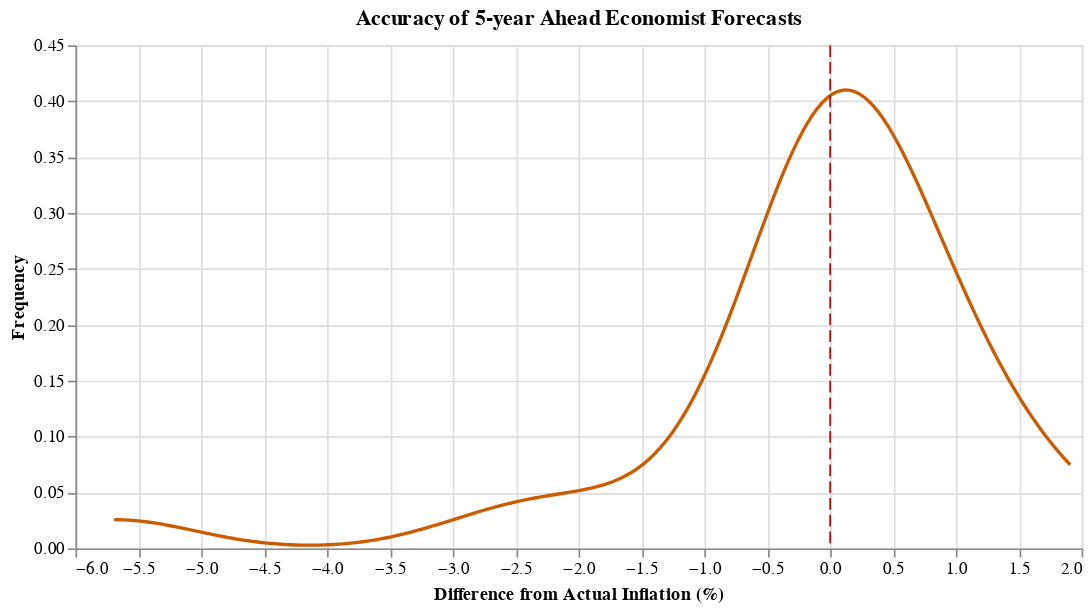

Here is the notebook cell this chart was saved with:
### Code cell
melted_expectations_dif = pd.melt(expectations,
    id_vars=["Year5"],
    value_vars=["Consumer_dif5", "Econ_dif5", "Breakeven_dif5"],
    var_name="type",
    value_name="value"
)

melted_expectations_dif['type'] = melted_expectations_dif['type'].replace({
    "Consumer_dif5": "Consumers",
    "Econ_dif5": "Economists",
    "Breakeven_dif5": "Breakeven Rate"
})

econ_dif = melted_expectations_dif[melted_expectations_dif['type'].isin(['Economists'])]


color_scale = alt.Scale(
    domain=['Economists'],
    range=['#CB5C00']
)

density_chart = alt.Chart(econ_dif).transform_density(
    density='value',
    groupby=['type'],
    as_=['Difference From Actual Inflation', 'Frequency']
).mark_line().encode(
    x=alt.X('Difference From Actual Inflation:Q', axis=alt.Axis(format='.1f')),
    y='Frequency:Q',
    color=alt.Color('type:N', scale=color_scale, legend=None),
)

zero = alt.Chart(pd.DataFrame({'x': [0]})).mark_rule(color='#CB0000', strokeDash=[7, 3]).encode(
    x=alt.X('x:Q', axis=alt.Axis(title="Difference from Actual Inflation (%)", format='.1f'))
)

accuracy_chart = (density_chart + zero).properties(
    width=600,
    height=300,
    title='Accuracy of 5-year Ahead Economist Forecasts'
)
accuracy_chart

### Figure 1 — Vega-Lite specification as saved in the notebook (floating-point values rounded to 4 significant figures)
{"config": {"view": {"continuousWidth": 300, "continuousHeight": 300}}, "layer": [{"data": {"name": "data-59c4f34a5a961b77cf1a8db56b61a5f7"}, "mark": {"type": "line"}, "encoding": {"color": {"field": "type", "legend": null, "scale": {"domain": ["Economists"], "range": ["#CB5C00"]}, "type": "nominal"}, "x": {"axis": {"format": ".1f"}, "field": "Difference From Actual Inflation", "type": "quantitative"}, "y": {"field": "Frequency", "type": "quantitative"}}, "transform": [{"density": "value", "groupby": ["type"], "as": ["Difference From Actual Inflation", "Frequency"]}]}, {"data": {"name": "data-d285a7403ed98ae579761d64a864032b"}, "mark": {"type": "rule", "color": "#CB0000", "strokeDash": [7, 3]}, "encoding": {"x": {"axis": {"format": ".1f", "title": "Difference from Actual Inflation (%)"}, "field": "x", "type": "quantitative"}}}], "height": 300, "title": "Accuracy of 5-year Ahead Economist Forecasts", "width": 600, "$schema": "https://vega.github.io/schema/vega-lite/v5.20.1.json", "datasets": {"data-59c4f34a5a961b77cf1a8db56b61a5f7": [{"Year5": "1/1/2006", "type": "Economists", "value": null}, {"Year5": "1/1/2007", "type": "Economists", "value": null}, {"Year5": "1/1/2008", "type": "Economists", "value": null}, {"Year5": "1/1/2009", "type": "Economists", "value": null}, {"Year5": "1/1/2010", "type": "Economists", "value": 1.033}, {"Year5": "1/1/2011", "type": "Economists", "value": -0.4996}, {"Year5": "1/1/2012", "type": "Economists", "value": 0.4268}, {"Year5": "1/1/2013", "type": "Economists", "value": 1.154}, {"Year5": "1/1/2014", "type": "Economists", "value": 0.4845}, {"Year5": "1/1/2015", "type": "Economists", "value": 1.909}, {"Year5": "1/1/2016", "type": "Economists", "value": 1.083}, {"Year5": "1/1/2017", "type": "Economists", "value": 0.1686}, {"Year5": "1/1/2018", "type": "Economists", "value": -0.299}, {"Year5": "1/1/2019", "type": "Economists", "value": 0.3367}, {"Year5": "1/1/2020", "type": "Economists", "value": 0.7471}, {"Year5": "1/1/2021", "type": "Economists", "value": -2.569}, {"Year5": "1/1/2022", "type": "Economists", "value": -5.693}, {"Year5": "1/1/2023", "type": "Economists", "value": -1.818}, {"Year5": "1/1/2024", "type": "Economists", "value": -0.8116}, {"Year5": null, "type": "Economists", "value": null}, {"Year5": null, "type": "Economists", "value": null}, {"Year5": null, "type": "Economists", "value": null}, {"Year5": null, "type": "Economists", "value": null}, {"Year5": null, "type": "Economists", "value": null}], "data-d285a7403ed98ae579761d64a864032b": [{"x": 0}]}}
